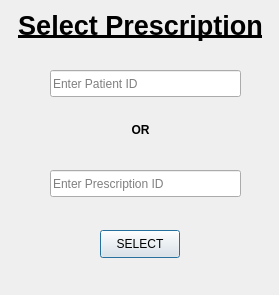
<?xml version="1.0" encoding="UTF-8"?>
<ui version="4.0">
 <class>selectPrescription</class>
 <widget class="QDialog" name="selectPrescription">
  <property name="geometry">
   <rect>
    <x>0</x>
    <y>0</y>
    <width>279</width>
    <height>295</height>
   </rect>
  </property>
  <property name="windowTitle">
   <string/>
  </property>
  <widget class="QLabel" name="title">
   <property name="geometry">
    <rect>
     <x>-20</x>
     <y>0</y>
     <width>321</width>
     <height>51</height>
    </rect>
   </property>
   <property name="text">
    <string>&lt;html&gt;&lt;head/&gt;&lt;body&gt;&lt;p align=&quot;center&quot;&gt;&lt;span style=&quot; font-size:20pt; font-weight:600; text-decoration: underline;&quot;&gt;Select Prescription&lt;/span&gt;&lt;/p&gt;&lt;/body&gt;&lt;/html&gt;</string>
   </property>
  </widget>
  <widget class="QPushButton" name="selectButton">
   <property name="geometry">
    <rect>
     <x>100</x>
     <y>230</y>
     <width>80</width>
     <height>28</height>
    </rect>
   </property>
   <property name="text">
    <string>SELECT</string>
   </property>
  </widget>
  <widget class="QLineEdit" name="patientID">
   <property name="geometry">
    <rect>
     <x>50</x>
     <y>70</y>
     <width>191</width>
     <height>27</height>
    </rect>
   </property>
   <property name="placeholderText">
    <string>Enter Patient ID</string>
   </property>
  </widget>
  <widget class="QLineEdit" name="prescriptionId">
   <property name="geometry">
    <rect>
     <x>50</x>
     <y>170</y>
     <width>191</width>
     <height>27</height>
    </rect>
   </property>
   <property name="placeholderText">
    <string>Enter Prescription ID</string>
   </property>
  </widget>
  <widget class="QLabel" name="orLabel">
   <property name="geometry">
    <rect>
     <x>30</x>
     <y>110</y>
     <width>221</width>
     <height>41</height>
    </rect>
   </property>
   <property name="text">
    <string>&lt;html&gt;&lt;head/&gt;&lt;body&gt;&lt;p align=&quot;center&quot;&gt;&lt;span style=&quot; font-weight:600;&quot;&gt;OR&lt;/span&gt;&lt;/p&gt;&lt;/body&gt;&lt;/html&gt;</string>
   </property>
  </widget>
 </widget>
 <resources/>
 <connections/>
</ui>
